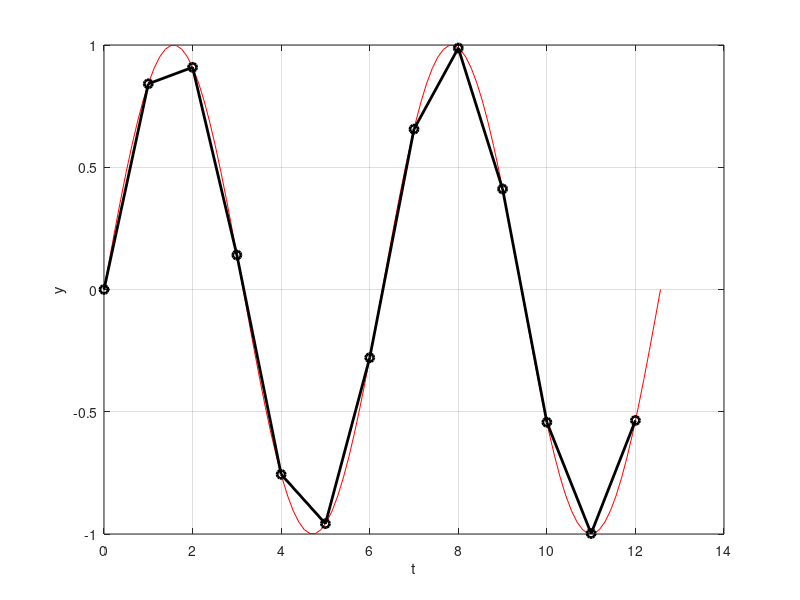

Recreate this plot in MATLAB.
clear
clc
close all
t=[0:0.01:1]*4*pi; 
y=sin(t); plot(t,y,'r'); 
grid on; 
hold on; 
xlabel('t'); 
ylabel('y');

% option 2 is chosen
t2=[0:1:12]; y2=interp1(t,y,t2); plot(t2,y2,'k-o','LineWidth',2);
